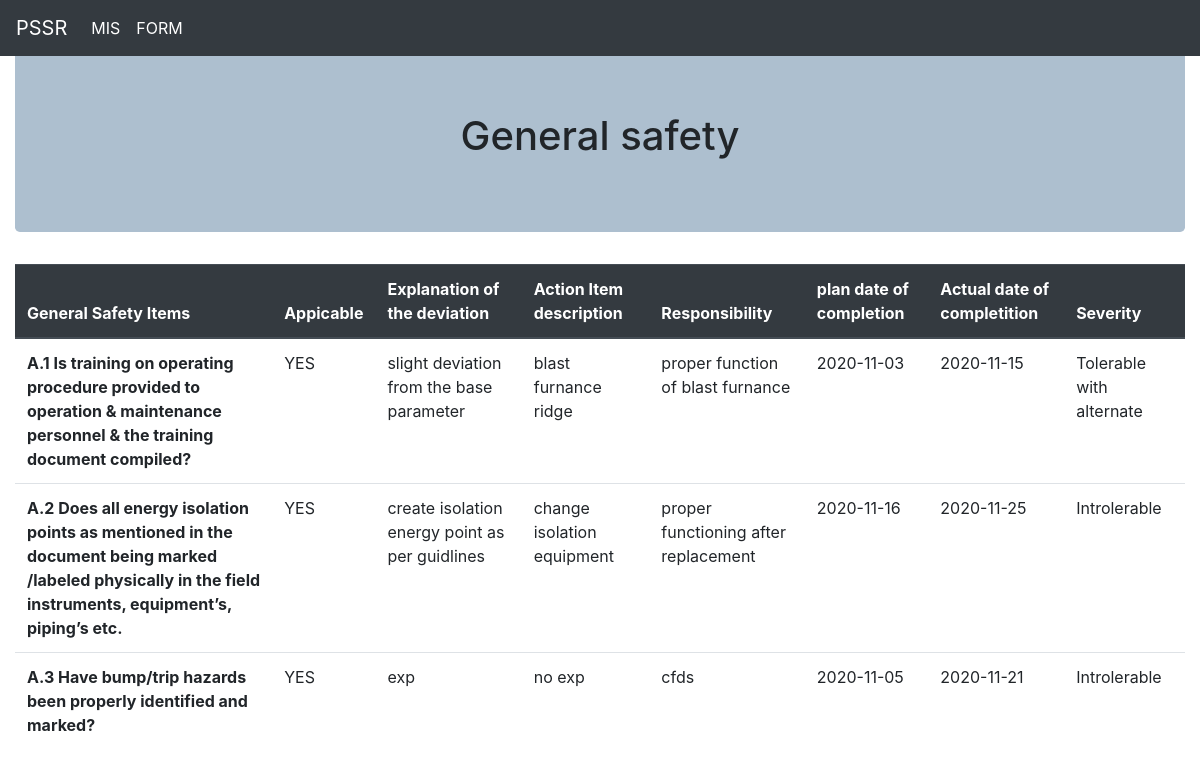
Page /pssr/general_output/ on the committed database.
### pssr/models.py (models this page shows, shortened)
class general_safety(models.Model):
    General_Safety_Items = models.CharField(max_length=900, default=' ',null=True)
    radio = models.CharField(max_length=300, default=' ',null=True)
    Explanation_of_the_deviation = models.CharField(max_length=400, default=' ',null=True)
    Action_Item_description = models.CharField(max_length=400, default=' ',null=True)
    Responsibility = models.CharField(max_length=300, default=' ',null=True)
    Plan_date_of_completion = models.CharField(max_length=15, default=' ',null=True)
    Actual_date_of_completion = models.CharField(max_length=15, default=' ',null=True)
    Sever = models.CharField(max_length=300, default=' ',null=True)

### pssr/views.py (the view)
# urls.py: path('general_output/',views.general_output,name='general_output'),
def general_output(request):
    data=general_safety.objects.all()
    return render(request,"pssr/general_output.html",{'general_data':data})

### templates/pssr/general_output.html (shortened to what this page needs)
      <!DOCTYPE html>
<html lang="en" dir="ltr">
  <head>
    <link rel="stylesheet" href="https://cdn.jsdelivr.net/npm/bootstrap@4.5.3/dist/css/bootstrap.min.css">
  </head>
  <body>
    <div class="#">
<nav class="navbar navbar-expand-lg navbar-dark bg-dark navbar fixed-top">
    <a class="navbar-brand" href="{% url 'page1' %}">PSSR</a>
    <div class="collapse navbar-collapse navbar-right" id="navbarSupportedContent">
      <ul class="navbar-nav mr-auto">
        <li class="nav-item active navbar-right">
          <a class="nav-link" href="{% url 'admin:index' %}">MIS</a>
        </li>
        <li class="nav-item active navbar-right">
          <a class="nav-link" href="{% url 'general' %}">FORM</a>
        </li>
      </ul>
    </div>
  </nav>
        <br><br>
<div class="col-lg-12 boxy">
        <div class="jumbotron" style="text-align: center;background-color:rgb(173, 191, 207);">
  <H1>General safety</H1>
</div>
    <table class="table">
    <thead class="thead-dark">
    <tr>
      <th scope="col">General Safety Items</th>
      <th scope="col">Appicable</th>
      <th scope="col">Explanation of the deviation</th>
      <th scope="col">Action Item description</th>
      <th scope="col">Responsibility</th>
      <th scope="col">plan date of completion</th>
      <th scope="col">Actual date of completition</th>
      <th scope="col">Severity</th>
    </tr>
  </thead>
  <tbody>
    {% for i in general_data %}
    <tr>
      <th scope="row">{{i.General_Safety_Items}}</th>
      <td>{{i.radio}}</td>
      <td>{{i.Explanation_of_the_deviation}}</td>
      <td>{{i.Action_Item_description}}</td>
      <td>{{i.Responsibility}}</td>
      <td>{{i.Plan_date_of_completion}}</td>
      <td>{{i.Actual_date_of_completion}}</td>
      <td>{{i.Sever}}</td>
    </tr>
    {% endfor %}
  </tbody>
</table>
</div>
</div>
  </body>
</html>

### rows in the picture
general_safety: General_Safety_Items "A.1 Is training on operating procedure provided to operation & maintenance personnel & the training document compiled?", radio "YES", Explanation_of_the_deviation "slight deviation from the base parameter", Action_Item_description "blast furnance ridge", Responsibility "proper function of blast furnance", Plan_date_of_completion "2020-11-03", Actual_date_of_completion "2020-11-15", Sever "Tolerable with alternate"
general_safety: General_Safety_Items "A.2 Does all energy isolation points as mentioned in the document being marked /labeled physically in the field instruments, equipment’s, piping’s etc.", radio "YES", Explanation_of_the_deviation "create isolation energy point as per guidlines", Action_Item_description "change isolation equipment", Responsibility "proper functioning after replacement", Plan_date_of_completion "2020-11-16", Actual_date_of_completion "2020-11-25", Sever "Introlerable"
general_safety: General_Safety_Items "A.3 Have bump/trip hazards been properly identified and marked?", radio "YES", Explanation_of_the_deviation "exp", Action_Item_description "no exp", Responsibility "cfds", Plan_date_of_completion "2020-11-05", Actual_date_of_completion "2020-11-21", Sever "Introlerable"
